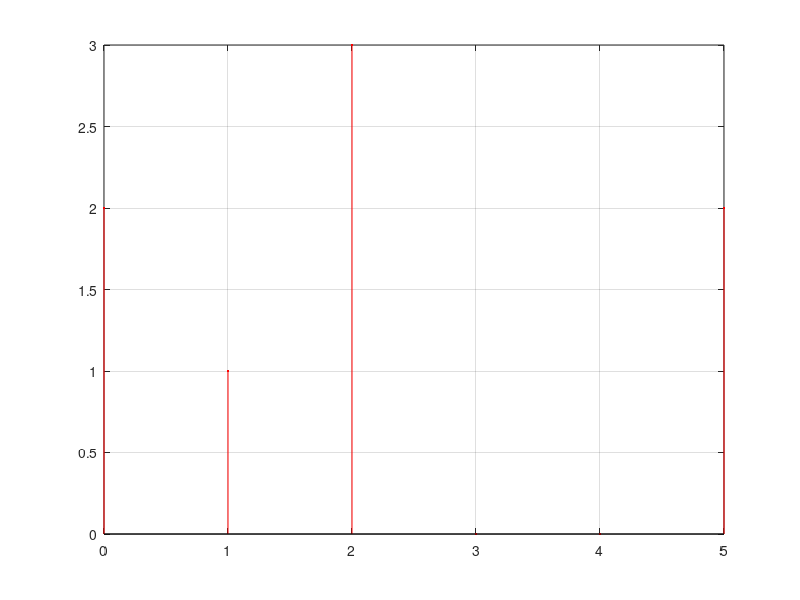

Source code (MATLAB):
clear,clc;

%% Ejemplo conceptos básicos - Histograma

I = uint8([ 0 1 5 0; 2 2 2 5]);
imhist(I);
h = imhist(I);
stem(0:5,h(1:6),'.r'),grid on

%% Valor Medio:

% 1.- Recorriendo todos los pixeles de la imagen
Id = double(I);

[numFilas, numColumnas] = size(Id);
numPix = numFilas*numColumnas;
vm=0;
for i=1:numFilas
    for j=1:numColumnas
        vm = vm + Id(i,j);
    end
end
vm=vm/numPix;

vm = mean(Id(:));

% 2.- A partir del histograma
h = imhist(I);
p = h/sum(h); % normalizamos el histograma
vm = 0;
for g=0:255 % es el nivel de gris
    ind = g+1;
    vm = vm + g*p(ind);
end

Ib = I>2 & I <=5; % rango, esto es menos eficiente para nosotros
vm = mean(Id(Ib));

%% Varianza: Desviacion típica al cuadrado

% 1.- Recorriendo todos los pixeles

Id = double(I);
vm = mean(Id(:));

[numFilas, numColumnas] = size(Id);
numPix = numFilas*numColumnas;
varianza=0;
for i=1:numFilas
    for j=1:numColumnas
        varianza = varianza + (Id(i,j)-vm)^2; % Cuanto se aleja cada pixel del valor medio
    end
end
varianza=varianza/numPix;
varianza = var(Id(:),1);

% 2.- A partir del histograma

h = imhist(I);
numPix = sum(h);

varianza = 0;
for g=0:255
    ind = g + 1;
    varianza = varianza + h(ind)*(g-vm)^2;
end
varianza = varianza/numPix;
